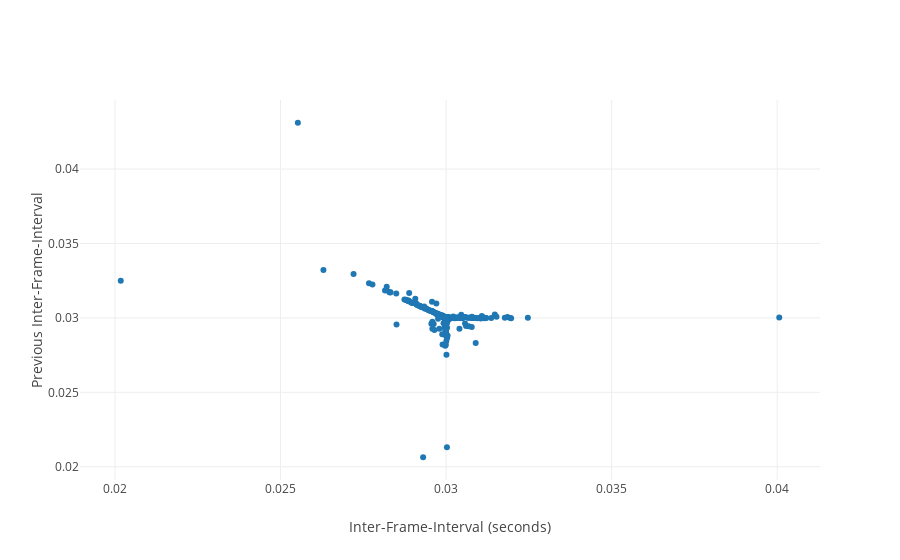

The notebook cell saved with this chart:
### Code cell
print 'number of frame intervals = ', timeInterval.shape[0]

# this assumes we have an even number
interval0 = timeInterval[0::2]
interval1 = timeInterval[1::2]

fig = {
    'data': [{
        'x': interval1, 
        'y': interval0, 
        'text': '', 
        'mode': 'markers', 
        'name': 'gpio'
    }],
    'layout': {
        'xaxis': {'title': "Inter-Frame-Interval (seconds)"},
        'yaxis': {'title': 'Previous Inter-Frame-Interval'}
    }
}

iplot(fig, filename='pandas/multiple-scatter')

### Figure 1 — Plotly figure (JSON) as saved in the notebook; plotly's stock layout.template omitted (floating-point values rounded to 4 significant figures; data arrays with more than 128 entries replaced by an {"elided": "..."} marker saying what was removed)
{"data": [{"mode": "markers", "name": "gpio", "text": "", "x": {"elided": "998 float values"}, "y": {"elided": "998 float values"}}], "layout": {"xaxis": {"title": "Inter-Frame-Interval (seconds)"}, "yaxis": {"title": "Previous Inter-Frame-Interval"}}}
